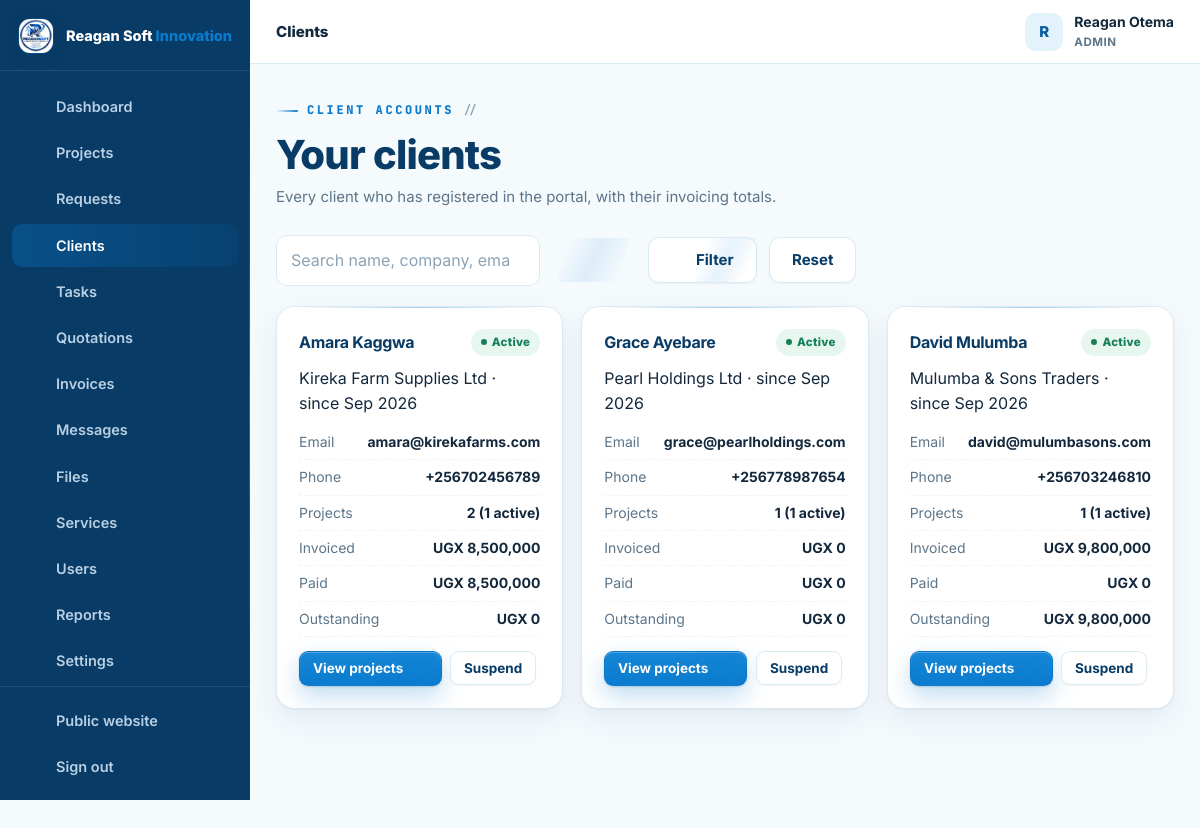
The app's page /admin/clients.php (signed in) with its own data.
### tables this page shows
CREATE TABLE IF NOT EXISTS users (
  id INT UNSIGNED AUTO_INCREMENT PRIMARY KEY,
  full_name VARCHAR(150) NOT NULL,
  email VARCHAR(190) NOT NULL UNIQUE,
  phone VARCHAR(40) NULL,
  password_hash VARCHAR(255) NOT NULL,
  role ENUM('admin','staff','client') NOT NULL DEFAULT 'client',
  company VARCHAR(190) NULL,
  address VARCHAR(255) NULL,
  avatar VARCHAR(255) NULL,
   
   
   
   
   
   
  payer_type ENUM('business','individual') NOT NULL DEFAULT 'business',
  tax_id VARCHAR(60) NULL,
  national_id VARCHAR(60) NULL,
  country VARCHAR(80) NOT NULL DEFAULT 'Uganda',
  city VARCHAR(90) NULL,
  billing_terms_at DATETIME NULL,
  active TINYINT(1) NOT NULL DEFAULT 1,
  failed_logins INT UNSIGNED NOT NULL DEFAULT 0,
  locked_until DATETIME NULL,
  last_login_at DATETIME NULL,
  created_at TIMESTAMP DEFAULT CURRENT_TIMESTAMP,
  updated_at TIMESTAMP DEFAULT CURRENT_TIMESTAMP ON UPDATE CURRENT_TIMESTAMP,
  INDEX idx_users_role (role),
  INDEX idx_users_active (active)
);

### config/config.php (called while the page is built, shortened)
<?php
function db(): PDO {
    static $pdo = null;
    if ($pdo === null) {
        try {
            $pdo = new PDO(
                'mysql:host=' . DB_HOST . ';dbname=' . DB_NAME . ';charset=utf8mb4',
                DB_USER,
                DB_PASS,
                [
                    PDO::ATTR_ERRMODE            => PDO::ERRMODE_EXCEPTION,
                    PDO::ATTR_DEFAULT_FETCH_MODE => PDO::FETCH_ASSOC,
                    PDO::ATTR_EMULATE_PREPARES   => false,
                    PDO::ATTR_STRINGIFY_FETCHES  => false,
                    PDO::ATTR_TIMEOUT            => 5,
                    PDO::MYSQL_ATTR_INIT_COMMAND => "SET time_zone = '+03:00', NAMES utf8mb4 COLLATE utf8mb4_unicode_ci",
                ]
            );
        } catch (PDOException $e) {
            db_connection_failed($e);
        }
    }
    return $pdo;
}
function e(mixed $value): string {
    return htmlspecialchars((string)($value ?? ''), ENT_QUOTES, 'UTF-8');
}
function flash(string $key, ?string $value = null): ?string {
    $msg = $_SESSION['flash'][$key] ?? null;
    return $msg;
}
function app_url(string $path = ''): string {
    return APP_URL . ($path === '' ? '' : '/' . ltrim($path, '/'));
}
function current_user(): ?array {
    static $user = false;
    if ($user === false) {
        if (empty($_SESSION['user_id'])) {
            $user = null;
        } else {
            $st = db()->prepare('SELECT * FROM users WHERE id = ? AND active = 1 LIMIT 1');
            $st->execute([(int)$_SESSION['user_id']]);
            $user = $st->fetch() ?: null;
        }
    }
    return $user;
}
function is_logged_in(): bool {
    return current_user() !== null;
}
function user_role(): ?string {
    $u = current_user();
    return $u['role'] ?? null;
}
function require_login(): void {
    if (!is_logged_in()) {
        $_SESSION['intended'] = $_SERVER['REQUEST_URI'] ?? '';
        flash('error', 'Please sign in to continue.');
        redirect(app_url('login.php'));
    }
}
function require_staff(): void {
    require_login();
}
require_once __DIR__ . '/../inc/functions.php';

### admin/clients.php (the view, shortened to what this page needs)
<?php
require __DIR__ . '/../config/config.php';
require_staff();
$pdo = db();
$q = trim($_GET['q'] ?? '');
$page = max(1, (int)($_GET['page'] ?? 1));
$perPage = 12;
$where = "u.role = 'client'";
$params = [];
$count = $pdo->prepare("SELECT COUNT(*) c FROM users u WHERE $where");
$count->execute($params);
$pg = paginate((int)$count->fetch()['c'], $perPage, $page);
$sql = "SELECT u.id, u.full_name, u.company, u.email, u.phone, u.active, u.created_at,
          (SELECT COUNT(*) FROM projects p WHERE p.client_id = u.id) AS project_count,
          (SELECT COUNT(*) FROM projects p WHERE p.client_id = u.id AND p.status NOT IN ('CANCELLED','COMPLETED')) AS active_count,
          (SELECT COALESCE(SUM(i.total),0) FROM invoices i JOIN projects p ON p.id = i.project_id WHERE p.client_id = u.id AND i.status NOT IN ('cancelled')) AS invoiced,
          (SELECT COALESCE(SUM(pay.amount),0) FROM payments pay JOIN invoices i ON i.id = pay.invoice_id JOIN projects pr ON pr.id = i.project_id WHERE pr.client_id = u.id AND pay.status = 'confirmed') AS paid
        FROM users u
        WHERE $where
        ORDER BY u.created_at DESC
        LIMIT $perPage OFFSET {$pg['offset']}";
$stm = $pdo->prepare($sql); $stm->execute($params);
$clients = $stm->fetchAll();
$currency = settings('currency');
dashboard_head(['title' => 'Clients', 'active' => 'clients', 'crumb' => 'Clients']);
?>
<div class="dash-head">
  <div>
    <span class="eyebrow">Client accounts</span>
    <h2>Your clients</h2>
    <p class="sub">Every client who has registered in the portal, with their invoicing totals.</p>
  </div>
</div>
<form class="toolbar" method="get" action="clients.php">
  <div class="field" style="margin:0;flex-grow:1;max-width:360px">
    <input class="input" id="q" name="q" type="search" placeholder="Search name, company, email, phone…" value="<?= e($q) ?>">
  </div>
  <button class="btn btn-ghost" type="submit"><?= icon('search') ?> Filter</button>
  <a class="btn btn-ghost" href="clients.php">Reset</a>
</form>
<?php if ($clients): ?>
  <div class="grid-3">
    <?php foreach ($clients as $c): $outstanding = (float)$c['invoiced'] - (float)$c['paid']; ?>
      <article class="folio-card" style="display:flex;flex-direction:column">
        <div class="folio-body">
          <div style="display:flex;justify-content:space-between;gap:10px;align-items:center;margin-bottom:10px">
            <h3 style="font-size:16px;margin:0"><?= e($c['full_name']) ?></h3>
            <span class="badge <?= $c['active'] ? 'green' : 'red' ?>"><?= $c['active'] ? 'Active' : 'Suspended' ?></span>
          </div>
          <div class="row-sub" style="margin-bottom:8px"><?= e($c['company'] ?: 'Individual') ?> · since <?= fmt_date($c['created_at'], 'M Y') ?></div>
          <div class="kv" style="padding:6px 0"><span>Email</span><span><?= e($c['email']) ?></span></div>
          <div class="kv" style="padding:6px 0"><span>Phone</span><span><?= e($c['phone'] ?: '—') ?></span></div>
          <div class="kv" style="padding:6px 0"><span>Projects</span><span><?= (int)$c['project_count'] ?> (<?= (int)$c['active_count'] ?> active)</span></div>
          <div class="kv" style="padding:6px 0"><span>Invoiced</span><span><?= money($c['invoiced'], $currency) ?></span></div>
          <div class="kv" style="padding:6px 0"><span>Paid</span><span><?= money($c['paid'], $currency) ?></span></div>
          <div class="kv" style="padding:6px 0"><span>Outstanding</span><span><?= money($outstanding, $currency) ?></span></div>
          <div style="margin-top:14px;display:flex;gap:8px;flex-wrap:wrap">
            <a class="btn btn-primary btn-sm" href="<?= app_url('admin/projects.php?client=' . (int)$c['id']) ?>">View projects <?= icon('arrow') ?></a>
            <form method="post" data-confirm="<?= $c['active'] ? 'Suspend this client account?' : 'Reactivate this client account?' ?>">
              <button class="btn btn-ghost btn-sm" type="submit"><?= $c['active'] ? 'Suspend' : 'Reactivate' ?></button>
            </form>
          </div>
        </div>
      </article>
    <?php endforeach; ?>
  </div>
<?php else: ?>
  <section class="panel"><div class="empty"><?= icon('users') ?><h4>No clients found</h4><p><?= $q ? 'No client matches your search.' : 'Clients who register through the public site will appear here.' ?></p></div></section>
<?php endif; ?>
<?php dashboard_footer(); ?>

### inc/layout.php (shortened to what this page needs)
<?php
function dashboard_nav_items(): array {
    $role = user_role();
    $client = [
        ['dashboard', 'Dashboard', app_url('client/index.php'), 'dashboard'],
        ['projects', 'My Projects', app_url('client/projects.php'), 'folder'],
        ['request', 'New Request', app_url('client/request.php'), 'plus'],
        ['messages', 'Messages', app_url('client/messages.php'), 'chat'],
        ['files', 'Files', app_url('client/files.php'), 'file'],
        ['notifications', 'Notifications', app_url('client/notifications.php'), 'bell'],
        ['billing', 'Payment Details', app_url('client/billing.php'), 'receipt'],
        ['profile', 'Profile', app_url('client/profile.php'), 'user'],
    ];
    $staff = [
        ['dashboard', 'Dashboard', app_url('admin/index.php'), 'dashboard'],
        ['projects', 'Projects', app_url('admin/projects.php'), 'folder'],
        ['requests', 'Requests', app_url('admin/requests.php'), 'inbox'],
        ['clients', 'Clients', app_url('admin/clients.php'), 'users'],
        ['tasks', 'Tasks', app_url('admin/tasks.php'), 'list'],
        ['quotations', 'Quotations', app_url('admin/quotations.php'), 'doc'],
        ['invoices', 'Invoices', app_url('admin/invoices.php'), 'money'],
        ['messages', 'Messages', app_url('admin/messages.php'), 'chat'],
        ['files', 'Files', app_url('admin/files.php'), 'file'],
    ];
    if ($role === 'admin') {
        $staff = array_merge($staff, [
            ['services', 'Services', app_url('admin/services.php'), 'globe'],
            ['users', 'Users', app_url('admin/users.php'), 'users'],
            ['reports', 'Reports', app_url('admin/reports.php'), 'chart'],
            ['settings', 'Settings', app_url('admin/settings.php'), 'settings'],
            ['audit', 'Audit Logs', app_url('admin/audit.php'), 'search'],
        ]);
    }
    return $role === 'client' ? $client : $staff;
}
function dashboard_head(array $page = []): void {
    $user = current_user();
    $role = user_role();
    $items = dashboard_nav_items();
    $active = $page['active'] ?? '';
    $loginUrl = $role === 'client' ? app_url('client/index.php') : app_url('admin/index.php');
    ?>
<!doctype html>
<html lang="en">
<head>
<link rel="stylesheet" href="<?= app_url('assets/css/style.css') ?>">
<link rel="stylesheet" href="<?= app_url('assets/css/tech.css') ?>">
</head>
<body class="dash-body">
<div class="dash-layout">
  <aside class="sidebar" id="sidebar" aria-label="Portal navigation">
    <div class="sidebar-brand">
      <a class="brand" href="<?= $loginUrl ?>">
        <img src="<?= app_url('assets/img/reagansoftinnovation-logo.jpeg') ?>" alt="" width="38" height="38">
        <span class="brand-text">Reagan Soft <b>Innovation</b></span>
      </a>
    </div>
    <nav class="side-nav">
      <?php foreach ($items as $it): ?>
        <a href="<?= e($it[2]) ?>" class="<?= $active === $it[0] ? 'active' : '' ?>">
          <?= icon($it[3]) ?><span><?= e($it[1]) ?></span>
        </a>
      <?php endforeach; ?>
    </nav>
    <div class="side-bottom">
      <a href="<?= app_url($role !== 'client' ? 'index.php' : 'index.php') ?>"><?= icon('globe') ?><span>Public website</span></a>
      <a href="<?= app_url('logout.php') ?>"><?= icon('logout') ?><span>Sign out</span></a>
    </div>
  </aside>
  <div class="dash-shell">
    <header class="dash-topbar">
      <div class="dash-topbar-title">
        <span class="dash-crumb"><?= e($page['crumb'] ?? 'Portal') ?></span>
      </div>
      <div class="dash-topbar-right">
        <div class="user-chip">
          <span class="user-avatar"><?= e(mb_strtoupper(mb_substr($user['full_name'] ?? '?', 0, 1))) ?></span>
          <div class="user-meta">
            <strong><?= e($user['full_name'] ?? '') ?></strong>
            <small><?= e(mb_strtoupper($role)) ?></small>
          </div>
        </div>
      </div>
    </header>
    <main class="dash-main" id="main">
<?php
}
function dashboard_footer(): void {
    ?>
    </main>
  </div>
</div>
</body>
</html>
<?php
}

### inc/functions.php (shortened to what this page needs)
<?php
function settings(?string $key = null, ?string $default = ''): string {
    static $cache = null;
    if ($cache === null) {
        $cache = ['company_name' => APP_NAME, 'company_phone' => '+256730314979', 'currency' => 'UGX'];
        try {
            $rows = db()->query('SELECT setting_key, setting_value FROM settings')->fetchAll();
            foreach ($rows as $r) {
                $cache[$r['setting_key']] = (string)$r['setting_value'];
            }
        } catch (Throwable $e) {
            log_error('settings() fallback: ' . $e->getMessage());
        }
    }
    return $cache[$key] ?? $default;
}
function money(mixed $amount, string $currency = 'UGX'): string {
    $amount = (float)$amount;
    if ($currency !== '') {
        return $currency . ' ' . number_format($amount, 0);
    }
    return number_format($amount, 0);
}
function fmt_date(?string $date, string $format = 'd M Y'): string {
    $ts = strtotime($date);
    return $ts ? date($format, $ts) : '—';
}
function paginate(int $total, int $perPage, int $page): array {
    $totalPages = max(1, (int)ceil($total / max(1, $perPage)));
    $page = max(1, min($totalPages, $page));
    $offset = ($page - 1) * $perPage;
    return ['totalPages' => $totalPages, 'page' => $page, 'offset' => $offset];
}
function icon(string $name, string $class = ''): string {
    $path = $paths[$name] ?? $paths['code-s'];
    $cls = $class !== '' ? ' class="' . e($class) . '"' : '';
    return '<svg' . $cls . ' viewBox="0 0 24 24" fill="none" stroke="currentColor" stroke-width="1.8" stroke-linecap="round" stroke-linejoin="round" aria-hidden="true">' . $path . '</svg>';
}
require_once __DIR__ . '/layout.php';

### assets/css/tech.css (style rules this page uses)
:root { --font-disp: 'Space Grotesk', 'Inter', system-ui, -apple-system, sans-serif; --font-mono: 'JetBrains Mono', 'SFMono-Regular', Consolas, 'Liberation Mono', monospace; --pg: #0a7bce; --pgl: #8fd8ff; --grid: rgba(10, 123, 206, .09); --grid-lg: rgba(10, 123, 206, .16); --grid-dk: rgba(143, 216, 255, .12); --grid-dk-lg: rgba(143, 216, 255, .22); }
.eyebrow { font-family: var(--font-mono); letter-spacing: 2.6px; display: inline-flex; align-items: center; gap: 9px; }
.eyebrow::before { content: ''; width: 22px; height: 2px; background: linear-gradient(90deg, transparent, var(--pg)); border-radius: 2px; }
.eyebrow::after { content: '//'; color: var(--faint); letter-spacing: 0; font-weight: 600; }
.btn { will-change: transform; }
.btn::after { content: ''; position: absolute; top: 0; left: -80%; width: 55%; height: 100%; background: linear-gradient(100deg, transparent, rgba(255,255,255,.36), transparent); transform: skewX(-18deg); transition: left .5s ease; pointer-events: none; }
.btn-ghost::after, .btn-outline::after { background: linear-gradient(100deg, transparent, rgba(10,123,206,.10), transparent); }
.btn svg { flex-shrink: 0; }
.program-card, .svc-card, .value-card, .price-card, .folio-card, .faq-item { position: relative; }
.program-card::before, .svc-card::before, .value-card::before, .price-card::before, .folio-card::before { content: ''; position: absolute; top: 0; left: 18px; right: 18px; height: 1px; background: linear-gradient(90deg, transparent, var(--pg), transparent); opacity: .35; border-radius: 1px; }
.svc-card, .value-card, .price-card, .program-card, .folio-card, .split-media, .founder-card { box-shadow: 0 1px 2px rgba(8,59,102,.06), 0 12px 30px rgba(8,59,102,.07); }
.reveal { opacity: 0; transform: translateY(22px); transition: opacity .6s ease, transform .6s cubic-bezier(.22,.61,.36,1); }
.reveal.in { opacity: 1; transform: none; }
.sidebar::after { content: ''; position: absolute; right: 0; top: 8%; bottom: 8%; width: 1px; background: linear-gradient(180deg, transparent, rgba(143,216,255,.28), transparent); }
.side-nav a { position: relative; }
.side-nav a.active { background: linear-gradient(90deg, rgba(10,123,206,.34), rgba(10,123,206,.10)); color: #fff; }

### records on screen
users: full_name "R", full_name "Reagan Otema", role "ADMIN"
users: full_name "Amara Kaggwa", active "Active", company "Kireka Farm Supplies Ltd", created_at "Sep 2026", email "amara@kirekafarms.com", phone "+256702456789", project_count "2", active_count "1", invoiced "UGX 8,500,000", paid "UGX 8,500,000", currency "UGX 0"
users: full_name "Grace Ayebare", active "Active", company "Pearl Holdings Ltd", created_at "Sep 2026", email "grace@pearlholdings.com", phone "+256778987654", project_count "1", active_count "1", invoiced "UGX 0", paid "UGX 0", currency "UGX 0"
users: full_name "David Mulumba", active "Active", company "Mulumba & Sons Traders", created_at "Sep 2026", email "david@mulumbasons.com", phone "+256703246810", project_count "1", active_count "1", invoiced "UGX 9,800,000", paid "UGX 0", currency "UGX 9,800,000"

### other values on screen
$it[1] "Dashboard"
$it[1] "Projects"
$it[1] "Requests"
$it[1] "Clients"
$it[1] "Tasks"
$it[1] "Quotations"
$it[1] "Invoices"
$it[1] "Messages"
$it[1] "Files"
$it[1] "Services"
$it[1] "Users"
$it[1] "Reports"
$it[1] "Settings"
$page['crumb'] "Clients"
